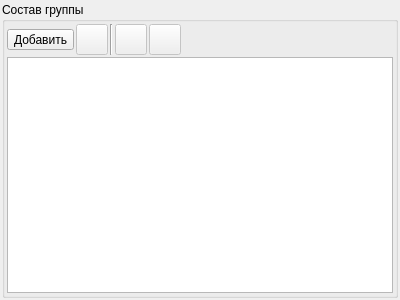
<?xml version="1.0" encoding="UTF-8"?>
<ui version="4.0">
 <class>FormModificationsGroupsValues</class>
 <widget class="QWidget" name="FormModificationsGroupsValues">
  <property name="geometry">
   <rect>
    <x>0</x>
    <y>0</y>
    <width>400</width>
    <height>300</height>
   </rect>
  </property>
  <property name="windowTitle">
   <string>Form</string>
  </property>
  <layout class="QGridLayout" name="gridLayout">
   <property name="leftMargin">
    <number>2</number>
   </property>
   <property name="topMargin">
    <number>2</number>
   </property>
   <property name="rightMargin">
    <number>2</number>
   </property>
   <property name="bottomMargin">
    <number>2</number>
   </property>
   <property name="spacing">
    <number>2</number>
   </property>
   <item row="0" column="0">
    <widget class="QGroupBox" name="groupBox">
     <property name="title">
      <string>Состав группы</string>
     </property>
     <layout class="QGridLayout" name="gridLayout_3">
      <property name="leftMargin">
       <number>2</number>
      </property>
      <property name="topMargin">
       <number>2</number>
      </property>
      <property name="rightMargin">
       <number>2</number>
      </property>
      <property name="bottomMargin">
       <number>2</number>
      </property>
      <property name="spacing">
       <number>2</number>
      </property>
      <item row="0" column="2">
       <widget class="Line" name="line_3">
        <property name="orientation">
         <enum>Qt::Vertical</enum>
        </property>
       </widget>
      </item>
      <item row="0" column="5">
       <spacer name="horizontalSpacer_2">
        <property name="orientation">
         <enum>Qt::Horizontal</enum>
        </property>
        <property name="sizeHint" stdset="0">
         <size>
          <width>15</width>
          <height>20</height>
         </size>
        </property>
       </spacer>
      </item>
      <item row="1" column="0" colspan="6">
       <widget class="QTreeView" name="treeViewValues">
        <property name="selectionMode">
         <enum>QAbstractItemView::ExtendedSelection</enum>
        </property>
       </widget>
      </item>
      <item row="0" column="0">
       <widget class="QToolButton" name="toolButtonAddValue">
        <property name="toolTip">
         <string>Добавить группу для параметров</string>
        </property>
        <property name="text">
         <string>Добавить</string>
        </property>
        <property name="icon">
         <iconset resource="../../res.qrc">
          <normaloff>:/32/icons/32x32/add.png</normaloff>:/32/icons/32x32/add.png</iconset>
        </property>
        <property name="iconSize">
         <size>
          <width>24</width>
          <height>24</height>
         </size>
        </property>
        <property name="toolButtonStyle">
         <enum>Qt::ToolButtonTextBesideIcon</enum>
        </property>
       </widget>
      </item>
      <item row="0" column="1">
       <widget class="QToolButton" name="toolButtonDelValue">
        <property name="enabled">
         <bool>false</bool>
        </property>
        <property name="toolTip">
         <string>Удалить выбранные группы</string>
        </property>
        <property name="icon">
         <iconset resource="../../res.qrc">
          <normaloff>:/32/icons/32x32/delete.png</normaloff>:/32/icons/32x32/delete.png</iconset>
        </property>
        <property name="iconSize">
         <size>
          <width>24</width>
          <height>24</height>
         </size>
        </property>
       </widget>
      </item>
      <item row="0" column="3">
       <widget class="QToolButton" name="toolButtonValueUp">
        <property name="enabled">
         <bool>false</bool>
        </property>
        <property name="maximumSize">
         <size>
          <width>16777215</width>
          <height>16777215</height>
         </size>
        </property>
        <property name="toolTip">
         <string>Переместить группу выше</string>
        </property>
        <property name="icon">
         <iconset resource="../../res.qrc">
          <normaloff>:/32/icons/32x32/up.png</normaloff>:/32/icons/32x32/up.png</iconset>
        </property>
        <property name="iconSize">
         <size>
          <width>24</width>
          <height>24</height>
         </size>
        </property>
       </widget>
      </item>
      <item row="0" column="4">
       <widget class="QToolButton" name="toolButtonValueDown">
        <property name="enabled">
         <bool>false</bool>
        </property>
        <property name="toolTip">
         <string>Переместить группу ниже </string>
        </property>
        <property name="icon">
         <iconset resource="../../res.qrc">
          <normaloff>:/32/icons/32x32/down.png</normaloff>:/32/icons/32x32/down.png</iconset>
        </property>
        <property name="iconSize">
         <size>
          <width>24</width>
          <height>24</height>
         </size>
        </property>
       </widget>
      </item>
     </layout>
    </widget>
   </item>
  </layout>
  <action name="actionAddValue">
   <property name="icon">
    <iconset resource="../../res.qrc">
     <normaloff>:/32/icons/32x32/add.png</normaloff>:/32/icons/32x32/add.png</iconset>
   </property>
   <property name="text">
    <string>Добавить</string>
   </property>
   <property name="toolTip">
    <string>Добавить параметр</string>
   </property>
   <property name="shortcut">
    <string>Ins</string>
   </property>
  </action>
  <action name="actionRemoveValue">
   <property name="icon">
    <iconset resource="../../res.qrc">
     <normaloff>:/32/icons/32x32/delete.png</normaloff>:/32/icons/32x32/delete.png</iconset>
   </property>
   <property name="text">
    <string>Удалить</string>
   </property>
   <property name="toolTip">
    <string>Удалить параметр</string>
   </property>
   <property name="shortcut">
    <string>Ctrl+Del</string>
   </property>
  </action>
 </widget>
 <resources>
  <include location="../../res.qrc"/>
 </resources>
 <connections/>
</ui>
